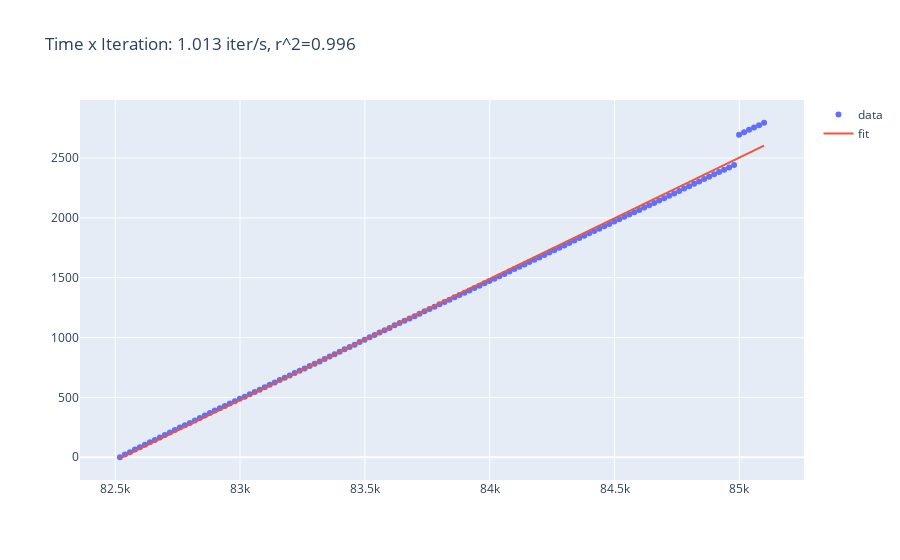

Notebook code cell kept with this figure:
### Code cell
from scipy.optimize import curve_fit
import plotly.graph_objects as go
from sklearn.metrics import r2_score

# linear regression
def linear(x, a, b):
    return a * x + b

x = logsdf.iter.astype(float)
y = logsdf.timestamp_delta.astype(float)
popt, pcov = curve_fit(linear, x, y)
y_pred = linear(x, *popt)

fig = go.Figure()
fig.add_trace(go.Scatter(x=x, y=y, mode="markers", name="data"))
fig.add_trace(go.Scatter(x=x, y=y_pred, name="fit"))
# put the residuals r^2 on the legend
r2 = r2_score(y, y_pred)

# fig.update_layout(title=f"Time x Iteration: {popt[0]:.2f} iter/s", showlegend=True)
fig.update_layout(title=f"Time x Iteration: {popt[0]:.3f} iter/s, r^2={r2:.3f}", showlegend=True)
fig.show()

### Figure 1 — Plotly figure (JSON) as saved in the notebook; plotly's stock layout.template omitted (floating-point values rounded to 4 significant figures; data arrays with more than 128 entries replaced by an {"elided": "..."} marker saying what was removed)
{"data": [{"mode": "markers", "name": "data", "type": "scatter", "x": {"elided": "130 int values"}, "y": {"elided": "130 int values"}}, {"name": "fit", "type": "scatter", "x": {"elided": "130 int values"}, "y": {"elided": "130 float values"}}], "layout": {"showlegend": true, "title": {"text": "Time x Iteration: 1.013 iter/s, r^2=0.996"}}}
